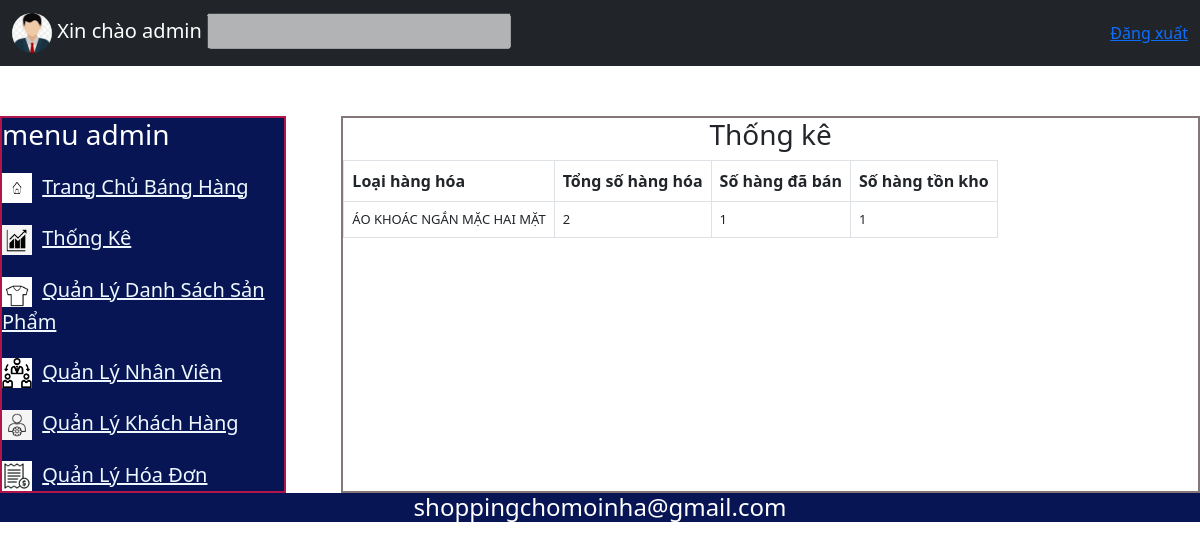
The app's page /admin.php with its own data.
### tables this page shows
CREATE TABLE `product` (
  `id` int(11) NOT NULL,
  `category_id` int(11) NOT NULL,
  `form_id` int(11) NOT NULL,
  `title` varchar(200) NOT NULL,
  `discription` varchar(500) NOT NULL,
  `weight` int(11) NOT NULL,
  `sku` varchar(10) NOT NULL,
  `hot` datetime NOT NULL,
  `created_at` datetime NOT NULL,
  `updated_at` datetime NOT NULL,
  `deleted` bit(1) NOT NULL
);

### admin.php (the view, shortened to what this page needs)
<!DOCTYPE html>
<html lang="en">
<head>
    <link rel="stylesheet" href="css2/style1.css">
  <link href="https://cdn.jsdelivr.net/npm/bootstrap@5.2.2/dist/css/bootstrap.min.css" rel="stylesheet">
</head>
<body>
<header class="header">
<?php include 'head2.php'; ?>
</header>
    <div class="main">
      <div class="menu">
        <h3>menu admin</h3>
        <div class="tql">
            <img src="images-logo/home.jpg" alt="">
            <a href="trangchu.php">Trang Chủ Báng Hàng</a>
        </div>
        <div class="tql">
            <img src="images-logo/tk.png" alt="">
            <a  href="admin.php">Thống Kê</a>
        </div>
        <div class="tql">
            <img src="images-logo/sp.png" alt="">
            <a href="products.php">Quản Lý Danh Sách Sản Phẩm</a>
        </div>
        <div class="tql">
            <img src="images-logo/qlnv.png" alt="">
            <a href="mana-admin.php">Quản Lý Nhân Viên</a>
        </div>
        <div class="tql">
            <img src="images-logo/qlsk.jpg" alt="">
            <a href="user.php">Quản Lý Khách Hàng</a>
        </div>
        <div class="tql">
           <img src="images-logo/hd.jpg" alt="">
        <a href="hoadon.php">Quản Lý Hóa Đơn</a>
        </div>
        </div>
        <div class="main-right">
            <h3>Thống kê</h3>
            <table class="table table-bordered">
                <thead>
                  <tr>
                    <th>Loại hàng hóa</th>
                    <th>Tổng số hàng hóa</th>
                    <th>Số hàng đã bán</th>
                    <th>Số hàng tồn kho</th>
                  </tr>
                </thead>
                <tbody>
<?php
						$sql = 'SELECT * FROM product  ';
						$ketqua = $ketnoi->query($sql);
						if ($ketqua->num_rows > 0) {
							while($row = $ketqua->fetch_assoc()) {
								$tit = $row['title'];
								$pro_id = $row['id'];
								$tonghh = 0;
								$sqll = "SELECT * FROM product_detail WHERE product_id = $pro_id";
								$ketquaa = $ketnoi->query($sqll);
								if ($ketquaa->num_rows > 0) {
									while($rown = $ketquaa->fetch_assoc()) {
										$qty = $rown['qty'];
										$tonghh += $qty ;
										$sqlll = "SELECT * FROM order_detail WHERE pdetail_id = $pro_id";
										$tongdaban = 0;
										$ketquaaa = $ketnoi->query($sqlll);
										if ($ketquaaa->num_rows > 0) {
											while($rownn = $ketquaaa->fetch_assoc()) {
												$tongdaban += $rownn['qty'];
										}}
								}}
											    echo"<tr>";
                    echo"<td>$tit</td>";
                    echo"<td>$tonghh</td>";
                    echo"<td>$tongdaban</td>";
					$tongcon = $tonghh - $tongdaban;
                    echo"<td>$tongcon</td>";
                  echo"</tr>";
						}}
?>
                </tbody>
              </table>
        </div>
    </div>
<footer class="foter">
<h4>shoppingchomoinha@gmail.com</h4>
</footer>
</body>
</html>

### css2/style1.css (style rules this page uses)
.main { margin-top: 50px; display: flex; }
.main .menu { border: 2px solid #b1154a; height: auto; width: 20%; background-color: #0a0909; color: white; }
.main-right h3 { text-align: center; }
.tql img { width: 30px; height: 30px; }
.tql { margin-top: 20px; }
.tql a { color: aliceblue; padding-left: 5px; }
.main .main-right { height: 550px; width: 75%; border: 2px solid rgb(131, 119, 119); margin-left: 55px; }
.foter { align-items: center; text-align: center; background-color: #0a0909; color: white; }

### css/styley.css (style rules this page uses)
.main { margin-top: 50px; display: flex; width: auto; }
.main .menu { border: 2px solid #b1154a; height: auto; width: 300px; background-color: #071554; color: white; font-size: 20px; }
.header { background-color: #071554; color: white; }
.main-right h3 { text-align: center; }
.tql img { width: 30px; height: 30px; }
.tql { margin-top: 20px; }
.tql a { color: aliceblue; padding-left: 5px; }
.main .main-right { height: auto; width: 75%; border: 2px solid rgb(131, 119, 119); margin-left: 55px; }
.foter { align-items: center; text-align: center; background-color: #071554; color: white; }
.table { width: auto; }
.table td { width: auto; font-size: 13px; }

### records on screen
product: title "ÁO KHOÁC NGẮN MẶC HAI MẶT", tonghh "2", tongdaban "1", tongcon "1"
